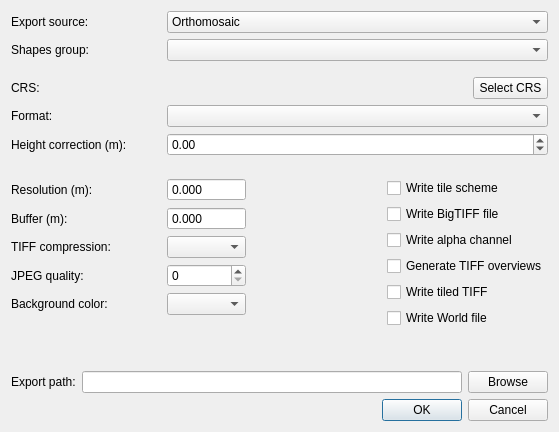
<?xml version="1.0" encoding="UTF-8"?>
<ui version="4.0">
 <class>Dialog</class>
 <widget class="QDialog" name="Dialog">
  <property name="geometry">
   <rect>
    <x>0</x>
    <y>0</y>
    <width>559</width>
    <height>432</height>
   </rect>
  </property>
  <property name="minimumSize">
   <size>
    <width>559</width>
    <height>394</height>
   </size>
  </property>
  <property name="windowTitle">
   <string>Add Export Task</string>
  </property>
  <layout class="QVBoxLayout" name="verticalLayout_2">
   <item>
    <layout class="QFormLayout" name="formLayout">
     <item row="0" column="0">
      <widget class="QLabel" name="label_2">
       <property name="minimumSize">
        <size>
         <width>150</width>
         <height>0</height>
        </size>
       </property>
       <property name="maximumSize">
        <size>
         <width>150</width>
         <height>16777215</height>
        </size>
       </property>
       <property name="text">
        <string>Export source:      </string>
       </property>
      </widget>
     </item>
     <item row="0" column="1">
      <widget class="QComboBox" name="modelCBox">
       <property name="minimumSize">
        <size>
         <width>189</width>
         <height>0</height>
        </size>
       </property>
       <item>
        <property name="text">
         <string>Orthomosaic</string>
        </property>
       </item>
       <item>
        <property name="text">
         <string>Digital elevation model</string>
        </property>
       </item>
      </widget>
     </item>
     <item row="1" column="0">
      <widget class="QLabel" name="label_3">
       <property name="minimumSize">
        <size>
         <width>150</width>
         <height>0</height>
        </size>
       </property>
       <property name="maximumSize">
        <size>
         <width>150</width>
         <height>16777215</height>
        </size>
       </property>
       <property name="text">
        <string>Shapes group: </string>
       </property>
      </widget>
     </item>
     <item row="1" column="1">
      <widget class="QComboBox" name="shapesGroupCBox">
       <property name="minimumSize">
        <size>
         <width>189</width>
         <height>0</height>
        </size>
       </property>
      </widget>
     </item>
    </layout>
   </item>
   <item>
    <spacer name="verticalSpacer_3">
     <property name="orientation">
      <enum>Qt::Vertical</enum>
     </property>
     <property name="sizeType">
      <enum>QSizePolicy::Fixed</enum>
     </property>
     <property name="sizeHint" stdset="0">
      <size>
       <width>10</width>
       <height>10</height>
      </size>
     </property>
    </spacer>
   </item>
   <item>
    <layout class="QHBoxLayout" name="horizontalLayout_3">
     <item>
      <widget class="QLabel" name="CrsName_label">
       <property name="minimumSize">
        <size>
         <width>150</width>
         <height>0</height>
        </size>
       </property>
       <property name="maximumSize">
        <size>
         <width>150</width>
         <height>16777215</height>
        </size>
       </property>
       <property name="text">
        <string>CRS:</string>
       </property>
      </widget>
     </item>
     <item>
      <widget class="QLabel" name="Crs_label">
       <property name="text">
        <string/>
       </property>
       <property name="alignment">
        <set>Qt::AlignCenter</set>
       </property>
      </widget>
     </item>
     <item>
      <widget class="QPushButton" name="crs_pushButton">
       <property name="minimumSize">
        <size>
         <width>75</width>
         <height>0</height>
        </size>
       </property>
       <property name="maximumSize">
        <size>
         <width>75</width>
         <height>16777215</height>
        </size>
       </property>
       <property name="text">
        <string>Select CRS</string>
       </property>
      </widget>
     </item>
    </layout>
   </item>
   <item>
    <layout class="QHBoxLayout" name="horizontalLayout_4">
     <item>
      <widget class="QLabel" name="label_5">
       <property name="minimumSize">
        <size>
         <width>150</width>
         <height>0</height>
        </size>
       </property>
       <property name="maximumSize">
        <size>
         <width>150</width>
         <height>16777215</height>
        </size>
       </property>
       <property name="text">
        <string>Format:</string>
       </property>
      </widget>
     </item>
     <item>
      <widget class="QComboBox" name="format_comboBox"/>
     </item>
    </layout>
   </item>
   <item>
    <layout class="QHBoxLayout" name="horizontalLayout_5">
     <item>
      <widget class="QLabel" name="label_9">
       <property name="minimumSize">
        <size>
         <width>150</width>
         <height>0</height>
        </size>
       </property>
       <property name="maximumSize">
        <size>
         <width>150</width>
         <height>16777215</height>
        </size>
       </property>
       <property name="text">
        <string>Height correction (m):</string>
       </property>
      </widget>
     </item>
     <item>
      <widget class="QDoubleSpinBox" name="heightCorrection_doubleSpinBox">
       <property name="minimum">
        <double>-1000000.000000000000000</double>
       </property>
       <property name="maximum">
        <double>1000000.000000000000000</double>
       </property>
      </widget>
     </item>
    </layout>
   </item>
   <item>
    <spacer name="verticalSpacer_2">
     <property name="orientation">
      <enum>Qt::Vertical</enum>
     </property>
     <property name="sizeHint" stdset="0">
      <size>
       <width>20</width>
       <height>20</height>
      </size>
     </property>
    </spacer>
   </item>
   <item>
    <layout class="QHBoxLayout" name="horizontalLayout">
     <item>
      <layout class="QFormLayout" name="formLayout_2">
       <item row="0" column="0">
        <widget class="QLabel" name="label_4">
         <property name="minimumSize">
          <size>
           <width>150</width>
           <height>0</height>
          </size>
         </property>
         <property name="maximumSize">
          <size>
           <width>150</width>
           <height>16777215</height>
          </size>
         </property>
         <property name="text">
          <string>Resolution (m):</string>
         </property>
        </widget>
       </item>
       <item row="0" column="1">
        <widget class="QDoubleSpinBox" name="resolutionXSBox">
         <property name="frame">
          <bool>true</bool>
         </property>
         <property name="buttonSymbols">
          <enum>QAbstractSpinBox::NoButtons</enum>
         </property>
         <property name="decimals">
          <number>3</number>
         </property>
         <property name="maximum">
          <double>1000000.000000000000000</double>
         </property>
         <property name="singleStep">
          <double>0.010000000000000</double>
         </property>
        </widget>
       </item>
       <item row="1" column="0">
        <widget class="QLabel" name="label_6">
         <property name="minimumSize">
          <size>
           <width>150</width>
           <height>0</height>
          </size>
         </property>
         <property name="maximumSize">
          <size>
           <width>150</width>
           <height>16777215</height>
          </size>
         </property>
         <property name="text">
          <string>Buffer (m):</string>
         </property>
        </widget>
       </item>
       <item row="1" column="1">
        <widget class="QDoubleSpinBox" name="bufferSBox">
         <property name="frame">
          <bool>true</bool>
         </property>
         <property name="buttonSymbols">
          <enum>QAbstractSpinBox::NoButtons</enum>
         </property>
         <property name="decimals">
          <number>3</number>
         </property>
         <property name="minimum">
          <double>-1000000.000000000000000</double>
         </property>
         <property name="maximum">
          <double>1000000.000000000000000</double>
         </property>
         <property name="singleStep">
          <double>0.010000000000000</double>
         </property>
        </widget>
       </item>
       <item row="2" column="0">
        <widget class="QLabel" name="label_7">
         <property name="minimumSize">
          <size>
           <width>150</width>
           <height>0</height>
          </size>
         </property>
         <property name="maximumSize">
          <size>
           <width>150</width>
           <height>16777215</height>
          </size>
         </property>
         <property name="text">
          <string>TIFF compression:</string>
         </property>
        </widget>
       </item>
       <item row="2" column="1">
        <widget class="QComboBox" name="TIFFComrComboBox"/>
       </item>
       <item row="3" column="0">
        <widget class="QLabel" name="label_8">
         <property name="minimumSize">
          <size>
           <width>150</width>
           <height>0</height>
          </size>
         </property>
         <property name="maximumSize">
          <size>
           <width>150</width>
           <height>16777215</height>
          </size>
         </property>
         <property name="text">
          <string>JPEG quality:</string>
         </property>
        </widget>
       </item>
       <item row="3" column="1">
        <widget class="QSpinBox" name="JPEGqualityBox"/>
       </item>
       <item row="4" column="0">
        <widget class="QLabel" name="label_10">
         <property name="text">
          <string>Background color:</string>
         </property>
        </widget>
       </item>
       <item row="4" column="1">
        <widget class="QComboBox" name="BackgroundColorComboBox"/>
       </item>
      </layout>
     </item>
     <item>
      <spacer name="horizontalSpacer">
       <property name="orientation">
        <enum>Qt::Horizontal</enum>
       </property>
       <property name="sizeHint" stdset="0">
        <size>
         <width>10</width>
         <height>20</height>
        </size>
       </property>
      </spacer>
     </item>
     <item>
      <layout class="QVBoxLayout" name="verticalLayout">
       <item>
        <widget class="QCheckBox" name="SchemeCheckBox">
         <property name="text">
          <string>Write tile scheme</string>
         </property>
        </widget>
       </item>
       <item>
        <widget class="QCheckBox" name="BigTiffCheckBox">
         <property name="text">
          <string>Write BigTIFF file</string>
         </property>
        </widget>
       </item>
       <item>
        <widget class="QCheckBox" name="AlphaCheckBox">
         <property name="text">
          <string>Write alpha channel</string>
         </property>
        </widget>
       </item>
       <item>
        <widget class="QCheckBox" name="TiffOverwiewsCheckBox">
         <property name="text">
          <string>Generate TIFF overviews</string>
         </property>
        </widget>
       </item>
       <item>
        <widget class="QCheckBox" name="TiledTiffCheckBox">
         <property name="text">
          <string>Write tiled TIFF</string>
         </property>
        </widget>
       </item>
       <item>
        <widget class="QCheckBox" name="WorldBox">
         <property name="text">
          <string>Write World file</string>
         </property>
        </widget>
       </item>
      </layout>
     </item>
    </layout>
   </item>
   <item>
    <spacer name="verticalSpacer">
     <property name="orientation">
      <enum>Qt::Vertical</enum>
     </property>
     <property name="sizeHint" stdset="0">
      <size>
       <width>20</width>
       <height>40</height>
      </size>
     </property>
    </spacer>
   </item>
   <item>
    <layout class="QHBoxLayout" name="horizontalLayout_2">
     <item>
      <widget class="QLabel" name="label">
       <property name="text">
        <string>Export path:</string>
       </property>
      </widget>
     </item>
     <item>
      <widget class="QLineEdit" name="pathLineEdit"/>
     </item>
     <item>
      <widget class="QPushButton" name="pathBtn">
       <property name="text">
        <string>Browse</string>
       </property>
      </widget>
     </item>
    </layout>
   </item>
   <item>
    <widget class="QDialogButtonBox" name="buttonBox">
     <property name="standardButtons">
      <set>QDialogButtonBox::Cancel|QDialogButtonBox::Ok</set>
     </property>
    </widget>
   </item>
  </layout>
 </widget>
 <resources/>
 <connections>
  <connection>
   <sender>buttonBox</sender>
   <signal>accepted()</signal>
   <receiver>Dialog</receiver>
   <slot>accept()</slot>
   <hints>
    <hint type="sourcelabel">
     <x>272</x>
     <y>21</y>
    </hint>
    <hint type="destinationlabel">
     <x>225</x>
     <y>161</y>
    </hint>
   </hints>
  </connection>
  <connection>
   <sender>buttonBox</sender>
   <signal>rejected()</signal>
   <receiver>Dialog</receiver>
   <slot>reject()</slot>
   <hints>
    <hint type="sourcelabel">
     <x>272</x>
     <y>21</y>
    </hint>
    <hint type="destinationlabel">
     <x>225</x>
     <y>161</y>
    </hint>
   </hints>
  </connection>
 </connections>
</ui>
